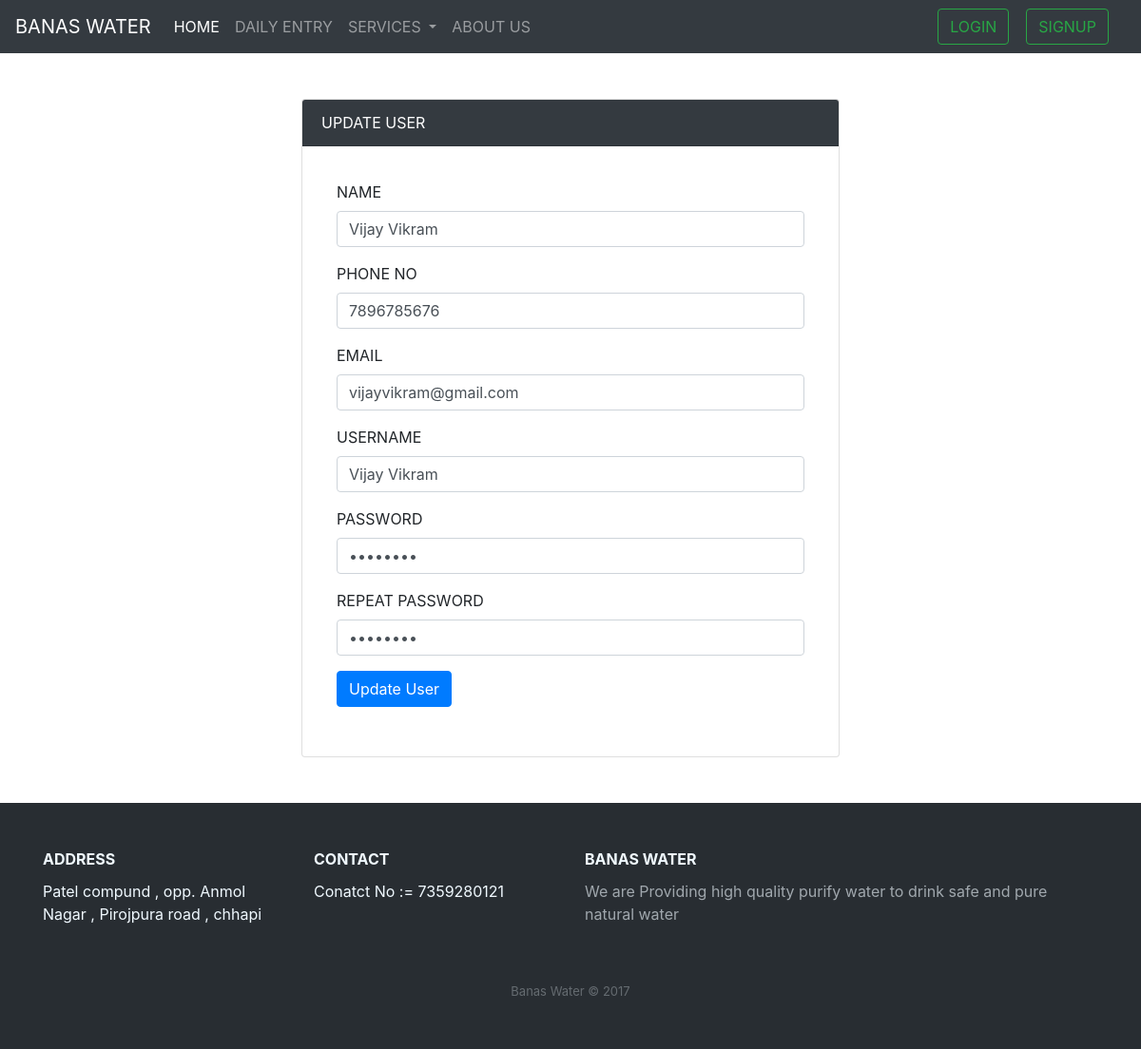
Screenshot of /banasadmin/updateuser/50 with the database file from the repository.
### banasadmin/models.py (models this page shows)
class Customer(models.Model):
    user = models.OneToOneField(User,null=True,on_delete=models.CASCADE)
    name =  models.CharField(max_length=100)
    phone_no = models.CharField(max_length=10)
    email = models.CharField(max_length=50,null=True,blank=True)
    pwd = models.CharField(max_length=100)
    pwd1 = models.CharField(max_length=100)

### banasadmin/views.py (the view, shortened to what this page needs)
# urls.py: path('updateuser/<pk>',views.updateuser,name='updateuser'),
def updateuser(request,pk):
    data = Customer.objects.get(pk=pk)
    context = {
        'data' : data
    }
    return render(request,'banasadmin/updateuser.html',context)

### banasadmin/templates/banasadmin/updateuser.html (shortened to what this page needs)
{% extends 'pages/base.html' %}
{% block content %}
<div class="row mx-1 my-1">
    <div class="col-md-3"></div>
    <div class="col-md-6">
        <div class="card">
            <div class="card-header bg-dark text-white">
                UPDATE USER
            </div>
            <div class="card-body m-3">
                <form method="POST">
                    <div class="form-group">
                        <label for="name">NAME</label>
                        <input type="text" class="form-control" id="name" name="name" value="{{data.name}}" placeholder="Enter the Name Here">
                    </div>
                    <div class="form-group">
                        <label for="phoneno">PHONE NO</label>
                        <input type="tel" class="form-control" id="phoneno" name="phoneno" value="{{data.phone_no}}" placeholder="Enter the phoneno" required>
                    </div>
                    <div class="form-group">
                        <label for="email">EMAIL</label>
                        <input type="text" class="form-control" id="email" name="email" value="{{data.email}}" placeholder="Enter the phoneno" required>
                    </div>
                     <div class="form-group">
                        <label for="name">USERNAME</label>
                        <input type="text" class="form-control" id="username" name="username" value="{{data.user}}" placeholder="Enter the User Name Here">
                    </div>
                    <div class="form-group">
                        <label for="pwd">PASSWORD</label>
                        <input type="password" class="form-control" id="pwd" name="pwd" value="{{data.pwd}}" placeholder="Enter the password" required>
                    </div>
                    <div class="form-group">
                        <label for="pwd1">REPEAT PASSWORD</label>
                        <input type="password" class="form-control" id="pwd1" name="pwd1" value="{{data.pwd1}}" placeholder="Enter the re-password" required>
                    </div>
                    <div class="form-group">
                        <button type="submit" class="btn btn-primary">Update User</button>
                    </div>
                </form>
            </div>
        </div>
    </div>
    <div class="col-md-3">
    </div>
</div>
{% endblock content %}

### rows the page displays
Customer: name "Vijay Vikram", phoneno "7896785676", email "vijayvikram@gmail.com", username "Vijay Vikram"
